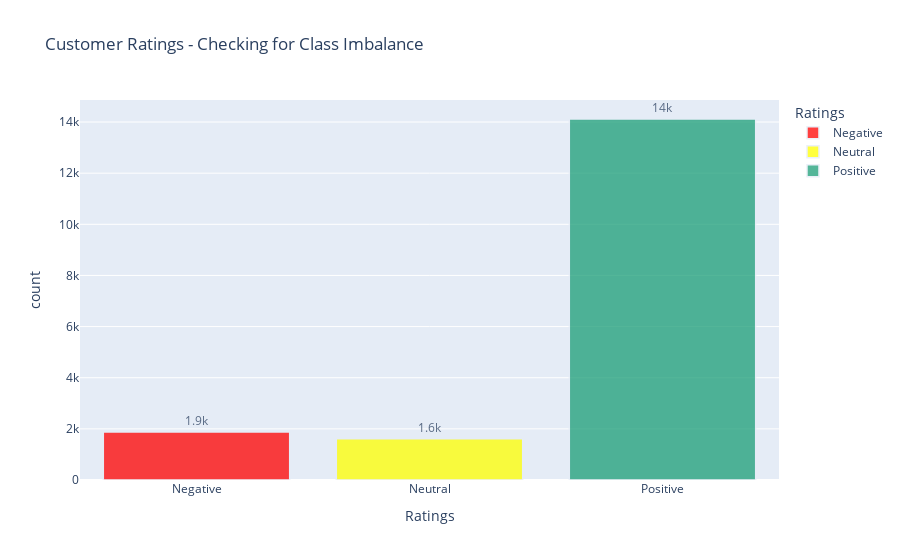

Source (notebook cell):
### Markdown cell above
## Checking for class imbalance after new target classes

### Code cell
# create a data frame to count the number of customer reviews by products and also rename a column as count
rating_counts = pd.DataFrame(df[['new_rating']].value_counts()).reset_index().rename( \
    columns={'new_rating': 'Ratings', 0:'count'})

# add a sort index
rating_counts['Ratings_for_sorting'] = rating_counts['Ratings']

# convert ratings to str type for visualization
rating_counts['Ratings'] = rating_counts['Ratings'].astype(str)


# Sort order by custom column
rating_counts.sort_values(by=['Ratings_for_sorting'], inplace = True)

# use plotly to create a bar graph of number of reviews by brand and using customized color coding 
fig = px.bar(rating_counts, x="Ratings", y="count", color="Ratings", 
             title= "Customer Ratings - Checking for Class Imbalance", text_auto = '.2s', 
             color_discrete_map={'Negative':'red', 'Neutral':'yellow', 'Positive':'rgb(27,158,119)'})

# figure customization
fig.update_traces(textfont_size=12, textangle=0, textposition="outside", cliponaxis=False,
 marker_line_width=1.5, opacity = 0.75)

### Figure 1 — Plotly figure (JSON) as saved in the notebook; plotly's stock layout.template omitted (floating-point values rounded to 4 significant figures)
{"data": [{"alignmentgroup": "True", "cliponaxis": false, "hovertemplate": "Ratings=%{x}<br>count=%{y}<extra></extra>", "legendgroup": "Negative", "marker": {"color": "red", "line": {"width": 1.5}, "pattern": {"shape": ""}}, "name": "Negative", "offsetgroup": "Negative", "opacity": 0.75, "orientation": "v", "showlegend": true, "textangle": 0, "textfont": {"size": 12}, "textposition": "outside", "texttemplate": "%{y:.2s}", "type": "bar", "x": ["Negative"], "xaxis": "x", "y": [1873], "yaxis": "y"}, {"alignmentgroup": "True", "cliponaxis": false, "hovertemplate": "Ratings=%{x}<br>count=%{y}<extra></extra>", "legendgroup": "Neutral", "marker": {"color": "yellow", "line": {"width": 1.5}, "pattern": {"shape": ""}}, "name": "Neutral", "offsetgroup": "Neutral", "opacity": 0.75, "orientation": "v", "showlegend": true, "textangle": 0, "textfont": {"size": 12}, "textposition": "outside", "texttemplate": "%{y:.2s}", "type": "bar", "x": ["Neutral"], "xaxis": "x", "y": [1614], "yaxis": "y"}, {"alignmentgroup": "True", "cliponaxis": false, "hovertemplate": "Ratings=%{x}<br>count=%{y}<extra></extra>", "legendgroup": "Positive", "marker": {"color": "rgb(27,158,119)", "line": {"width": 1.5}, "pattern": {"shape": ""}}, "name": "Positive", "offsetgroup": "Positive", "opacity": 0.75, "orientation": "v", "showlegend": true, "textangle": 0, "textfont": {"size": 12}, "textposition": "outside", "texttemplate": "%{y:.2s}", "type": "bar", "x": ["Positive"], "xaxis": "x", "y": [14119], "yaxis": "y"}], "layout": {"barmode": "relative", "legend": {"title": {"text": "Ratings"}, "tracegroupgap": 0}, "title": {"text": "Customer Ratings - Checking for Class Imbalance"}, "xaxis": {"anchor": "y", "categoryarray": ["Negative", "Neutral", "Positive"], "categoryorder": "array", "domain": [0, 1], "title": {"text": "Ratings"}}, "yaxis": {"anchor": "x", "domain": [0, 1], "title": {"text": "count"}}}}
